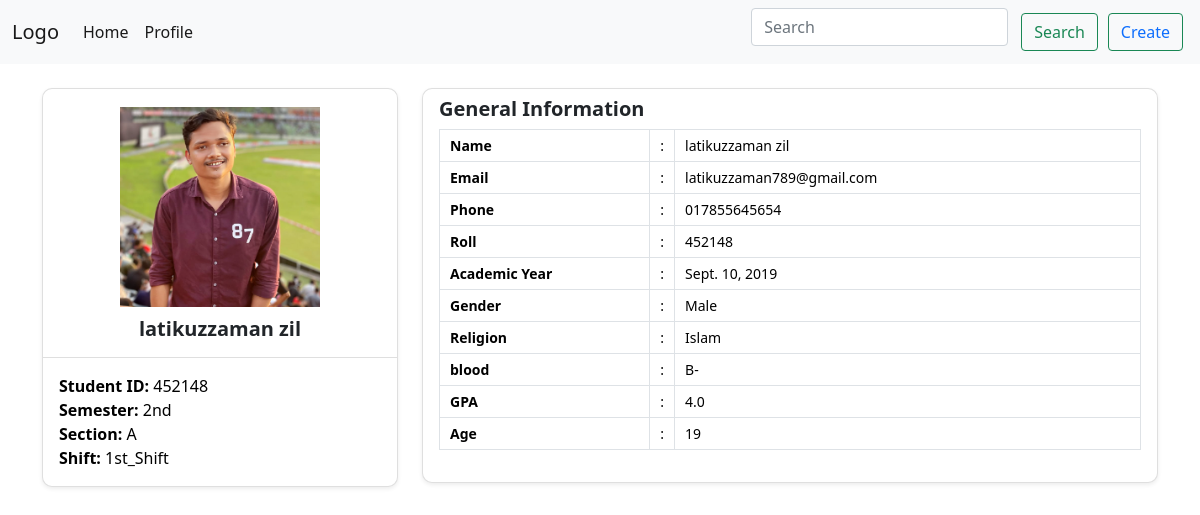
Page /profile-details/2/ on the committed database.
### studentApp/models.py (models this page shows, shortened)
class Student(models.Model):
    GENDER = (
        ('Male','Male',),
        ('Female','Female',),
        ('Others','Others',),
    )
    RELIGION = (
        ('Islam','Islam',),
        ('Hindu','Hindu',),
        ('Buddha','Buddha',),
        ('Others','Others',),
    )
    BLOOD = (
        ('B+','B+',),
        ('B-','B-',),
        ('A+','A+',),
        ('AB+','AB+',),
        ('AB-','AB-',),
        ('O-','O-',),
        ('O+','O+',),
    )
    SEMESTER = (
        ('1st','1st',),
        ('2nd','2nd',),
        ('3rd','3rd',),
        ('5th','5th',),
        ('6th','6th',),
        ('7th','7th',),
        ('8th','8th',),
    )
    SECTION =(
        ('A','A',),
        ('B','B',),
        ('C','C',),
        ('D','D',),
    )
    SHIFT =(
        ('1st_Shift','1st_Shift'),
        ('2nd_Shift','2nd_Shift'),
    )
    name = models.CharField(max_length=200)
    student_id = models.PositiveIntegerField()
    email = models.CharField(max_length=100)
    phone = models.CharField(max_length=15)
    roll = models.PositiveIntegerField()
    academicYear = models.DateField()
    gender = models.CharField(max_length=50, choices=GENDER, default='Male')
    religion = models.CharField(max_length=50, choices=RELIGION, default='Islam')
    blood = models.CharField(max_length=50, choices=BLOOD)
    gpa = models.FloatField()
    age = models.PositiveIntegerField()
    semester = models.CharField(max_length=50, choices=SEMESTER)
    section = models.CharField(max_length=50, choices=SECTION)
    shift = models.CharField(max_length=50, choices=SHIFT)
    image = models.ImageField(upload_to='prof_pc/')

### studentApp/views.py (the view)
# urls.py: path('profile-details/<int:id>/',profileDetails,name='profileDetails'),
def profileDetails(request,id):
    prof = Student.objects.get(id=id)
    return render(request, 'profileDetails.html',locals())

### template/profileDetails.html (shortened to what this page needs)
{% extends 'base.html' %}
{% load static %}
{% block css %}
<link rel="stylesheet" href="{% static 'css/index.css' %}">
{% endblock css %}
{% block content %}
<section id="student">
    <div class="student-profile py-4">
        <div class="container">
            <div class="row">
                <div class="col-lg-4">
                    <div class="card shadow-sm">
                        <div class="card-header bg-transparent text-center">
                            <div class="cards-img"> <img class="profile_img" src="{{prof.image.url}}" alt=""></div>
                            <h3>{{prof.name}}</h3>
                        </div>
                        <div class="card-body">
                            <p class="mb-0"><strong class="pr-1">Student ID: </strong>{{prof.student_id}}</p>
                            <p class="mb-0"><strong class="pr-1">Semester: </strong>{{prof.semester}}</p>
                            <p class="mb-0"><strong class="pr-1">Section: </strong>{{prof.section}}</p>
                            <p class="mb-0"><strong class="pr-1">Shift: </strong>{{prof.shift}}</p>
                        </div>
                    </div>
                </div>
                <div class="col-lg-8">
                    <div class="card shadow-sm">
                        <div class="card-header bg-transparent border-0">
                            <h3 class="mb-0">General Information</h3>
                        </div>
                        <div class="card-body pt-0">
                            <table class="table table-bordered">
                                <tr>
                                    <th width="30%">Name</th>
                                    <td width="2%">:</td>
                                    <td>{{prof.name}}</td>
                                </tr>
                                <tr>
                                    <th width="30%">Email</th>
                                    <td width="2%">:</td>
                                    <td>{{prof.email}}</td>
                                </tr>
                                <tr>
                                    <th width="30%">Phone</th>
                                    <td width="2%">:</td>
                                    <td>{{prof.phone}}</td>
                                </tr>
                                <tr>
                                    <th width="30%">Roll</th>
                                    <td width="2%">:</td>
                                    <td>{{prof.roll}}</td>
                                </tr>
                                <tr>
                                    <th width="30%">Academic Year </th>
                                    <td width="2%">:</td>
                                    <td>{{prof.academicYear}}</td>
                                </tr>
                                <tr>
                                    <th width="30%">Gender</th>
                                    <td width="2%">:</td>
                                    <td>{{prof.gender}}</td>
                                </tr>
                                <tr>
                                    <th width="30%">Religion</th>
                                    <td width="2%">:</td>
                                    <td>{{prof.religion}}</td>
                                </tr>
                                <tr>
                                    <th width="30%">blood</th>
                                    <td width="2%">:</td>
                                    <td>{{prof.blood}}</td>
                                </tr>
                                <tr>
                                    <th width="30%">GPA</th>
                                    <td width="2%">:</td>
                                    <td>{{prof.gpa}}</td>
                                </tr>
                                <tr>
                                    <th width="30%">Age</th>
                                    <td width="2%">:</td>
                                    <td>{{prof.age}}</td>
                                </tr>
                            </table>
                        </div>
                    </div>
                </div>
            </div>
        </div>
    </div>
</section>
{% endblock %}

### static/css/index.css (style rules this page uses)
.student-profile .card { border-radius: 10px; }
.student-profile .card .card-header .cards-img { width: 200px; height: 200px; object-fit: cover; margin: 10px auto; }
.student-profile .card .card-header .cards-img img { width: 100%; height: 100%; object-fit: cover; }
.student-profile .card h3 { font-size: 20px; font-weight: 700; }
.student-profile .card p { font-size: 16px; color: #000; }
.student-profile .table th, .student-profile .table td { font-size: 14px; padding: 5px 10px; color: #000; }

### rows in the picture
Student: image (picture), name "latikuzzaman zil", student_id "452148", semester "2nd", section "A", shift "1st_Shift", email "latikuzzaman789@gmail.com", phone "017855645654", roll "452148", academicYear "Sept. 10, 2019", gender "Male", religion "Islam", blood "B-", gpa "4.0", age "19"
